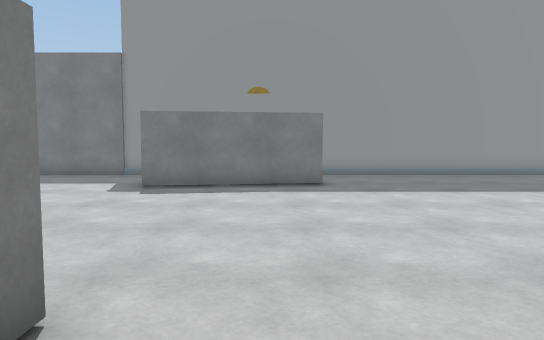
View 1 (above)

18 first-person views from a walk through a 3-D level made in the Unity game engine. The camera is 1.2 m above the floor, tilts 4° down and sees 70° across. The floor is counted in squares, 1 m on a side. Each view is taken from the middle of a square. On the plan, view 1 faces up. The plan holds only what a view shows up to about 15 squares ahead; the rest is blank. The place goes on beyond the plan. The player is left out. Some animated figures are not drawn. Door leaves are left out, so doorways stand open.

View 2
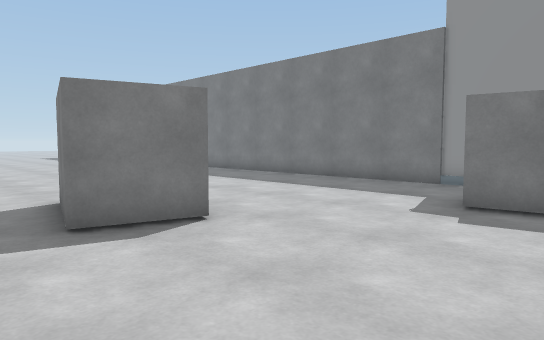

View 3
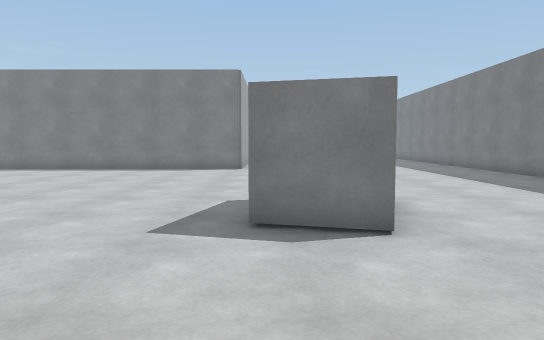

View 4
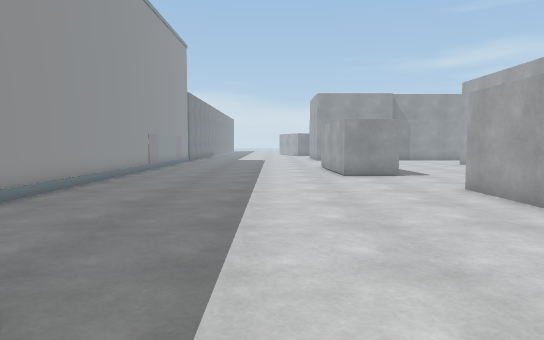

View 5
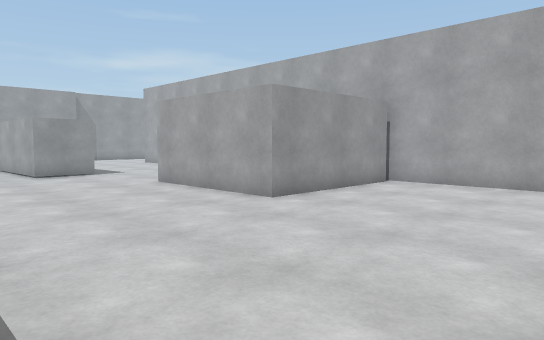

View 6
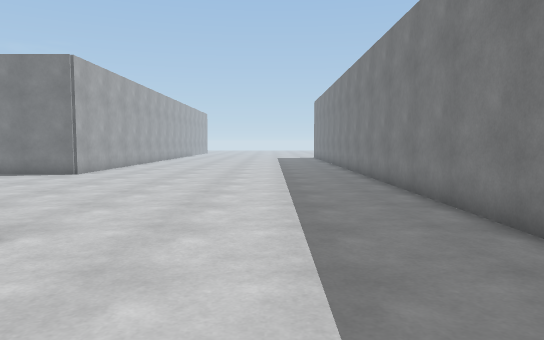

View 7
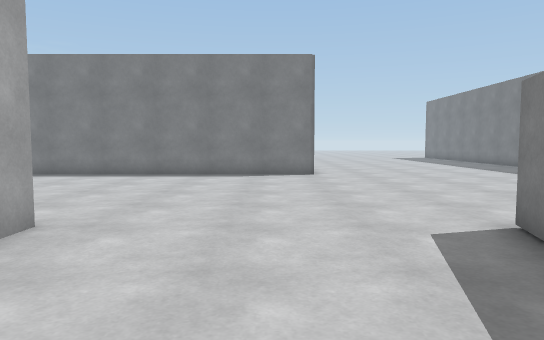

View 8
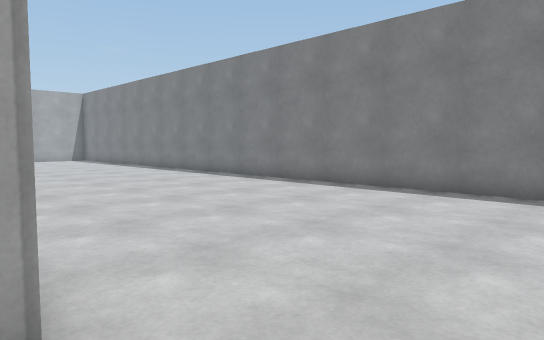

View 9
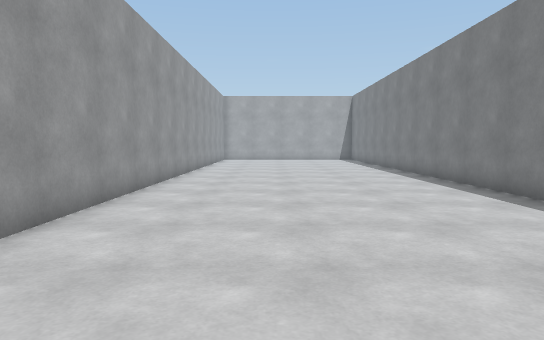

View 10
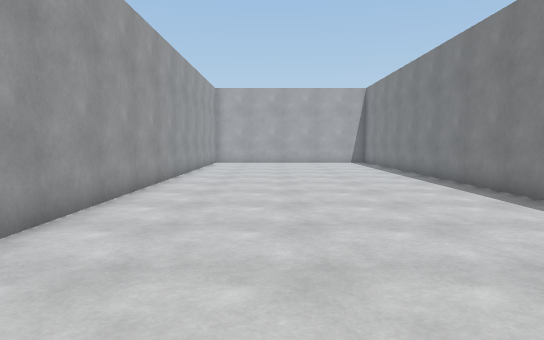

View 11
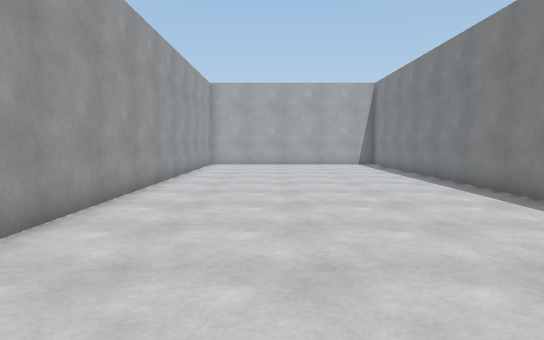

View 12
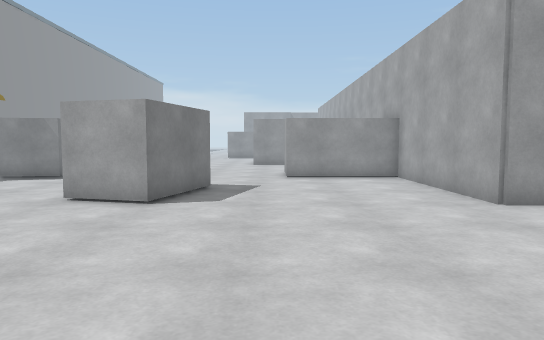

View 13
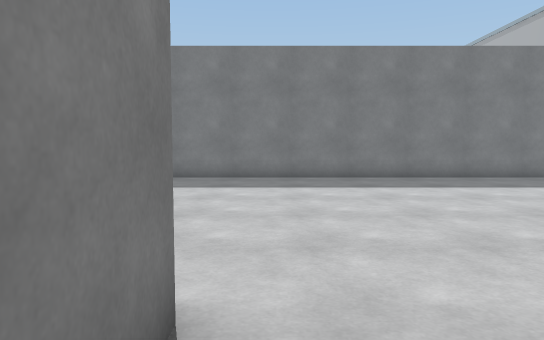

View 14
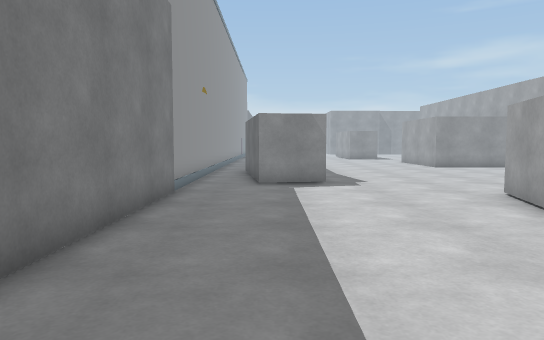

View 15
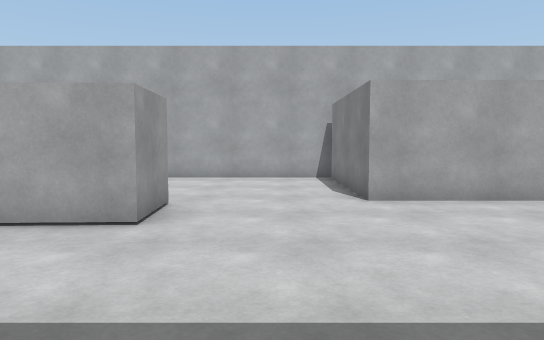

View 16
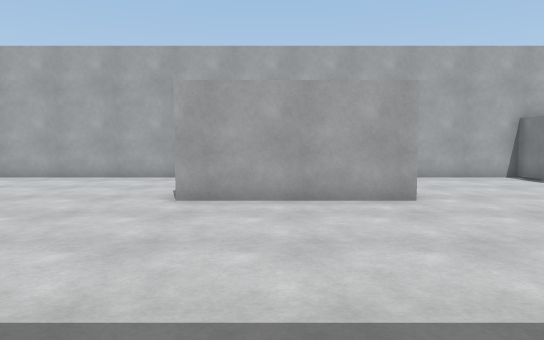

View 17
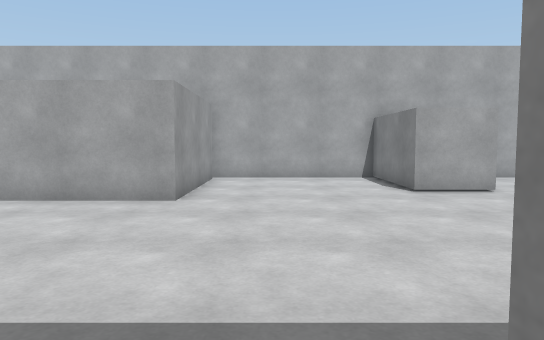

View 18
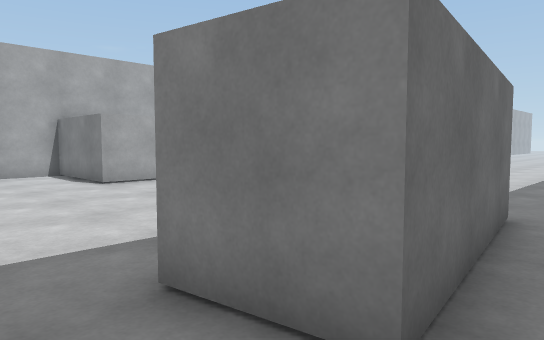

### Floor plan
Points are (right, up) in squares from view 1. A wall is a line through its corners. A room is listed if a view was taken in it or the views show most of it. See-through windows are left out.
Room 1 (views 1, 2, 3, 4, 5, 6, 7, 8, 9, 10, 11, 12, 13, 14, 15, 16, 17, 18)
walls: (-9.6, -2.2) (-9.6, -1.4) (-3.5, -1.4) (-3.5, 2.5) (-1.5, 2.5) (-1.5, -1.4) (4.2, -1.4); (-8.2, 7.2) (-6, 6.6) (-6.5, 4.7) (-9.4, 5.4) (-8.9, 7.5); (-3.5, 10.4) (-3.8, 12.4) (1.2, 13.1) (1.4, 11.1) (-3.5, 10.4); (4, -1.1) (4, 4) (9, 4) (9, -1); (-5.4, 14.4) (-19.5, 14.4); (-1.5, 14.4) (-4.6, 14.4); (-19.1, 3.6) (-18.6, 3.6) (-18.6, -20.1); (8.9, -1.4) (14.5, -1.4); (8.5, 14.4) (2.4, 14.4); (13, 4.3) (13, 6.4) (14.5, 6.5); (-9.6, -20) (-9.6, -3.8); (14.1, 14.4) (10.4, 14.4)

Where each view was taken, in squares from view 1:
view 1: 0 up, 0 right, facing up
view 2: 3 up, 1 left, facing up-left
view 3: 5 up, 1 left, facing left
view 4: 9 up, 1 left, facing right
view 5: 10 up, 2 left, facing down-right
view 6: 11 up, 4 left, facing left
view 7: 2 up, 4 left, facing left
view 8: 1 up, 9 left, facing down-left
view 9: 1 up, 13 left, facing down
view 10: 3 down, 13 left, facing down
view 11: 5 down, 13 left, facing down
view 12: 3 up, 17 left, facing right
view 13: 1 up, 18 left, facing up
view 14: 12 up, 15 left, facing right
view 15: 12 up, 11 right, facing down
view 16: 12 up, 7 right, facing down
view 17: 12 up, 2 right, facing down
view 18: 14 up, 3 right, facing down-left
